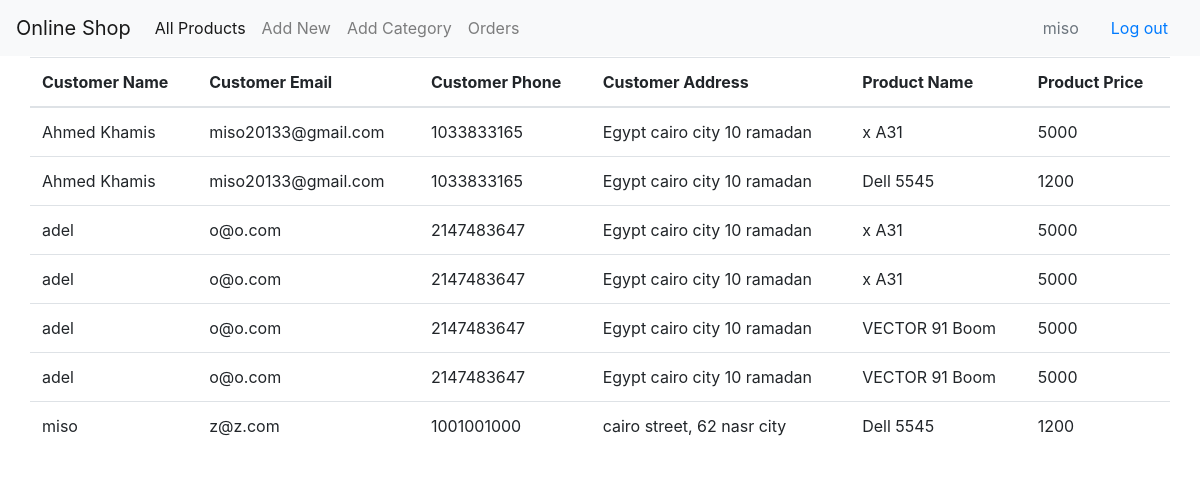
/orders.php (signed in), run on the app's committed database.
### tables this page shows
CREATE TABLE `details` (
  `id` int(11) NOT NULL,
  `order_id` int(11) NOT NULL,
  `product_id` int(11) NOT NULL,
  `pirceEach` int(11) NOT NULL
);

CREATE TABLE `orders` (
  `order_id` int(11) NOT NULL,
  `CustomerName` varchar(255) NOT NULL,
  `CustomerEmail` varchar(255) NOT NULL,
  `CustomerPhone` int(11) NOT NULL,
  `CustomerAddress` varchar(255) NOT NULL
);

CREATE TABLE `products` (
  `id` int(11) NOT NULL,
  `name` varchar(100) NOT NULL,
  `des` text NOT NULL,
  `img` varchar(100) NOT NULL,
  `price` double NOT NULL,
  `created_at` timestamp NOT NULL DEFAULT current_timestamp(),
  `cat_id` int(11) NOT NULL
);

### classes/MySql.php (called while the page is built)
<?php
class MySql{
    private $host='localhost' ;
    private $username='root' ;
    private $password='' ;
    private $dbname='shop' ;
    protected function connect(){
        $dsn='mysql:host='.$this->host.';dbname='.$this->dbname ;
        $conn=new PDO($dsn,$this->username,$this->password) ;
        $conn->setAttribute(PDO::ATTR_DEFAULT_FETCH_MODE,PDO::FETCH_ASSOC) ;
        return $conn ;
    }
}

### classes/Order.php (called while the page is built, shortened)
<?php
require_once 'MySql.php' ;
class Order extends MySql{
public function getAll(){
    $query='SELECT * FROM orders' ;
    $stmt=$this->connect()->prepare($query) ;
    $stmt->execute() ;
    while($result=$stmt->fetchAll()){
        return $result ;
    }
}
}

### classes/Orderdetails.php (called while the page is built, shortened)
<?php
require_once 'MySql.php' ;
class Orderdetails extends MySql{
public function getOne($product_id ){
    $sql="SELECT * FROM details WHERE order_id =:order_id" ;
    $stmt=$this->connect()->prepare($sql);
    $stmt->bindparam("order_id",$product_id ) ;
    $stmt->execute() ;
    while($result=$stmt->fetchAll()){
        return $result ;
    }
}
}

### classes/Products.php (called while the page is built, shortened)
<?php
require_once 'MySql.php' ;
class Products extends MySql{
public function getOne($id){
    $sql="SELECT * FROM products WHERE id =:id" ;
    $stmt=$this->connect()->prepare($sql);
    $stmt->bindparam("id",$id) ;
    $stmt->execute() ;
    $result=$stmt->fetch() ;
    if($result==null){
        echo "no data is found" ;
        die ;
    }else{
    return $result ;
    }
}
}

### orders.php (the view, shortened to what this page needs)
<?php include 'inc/header.php' ?>
<?php require_once 'classes/Products.php' ?>
<?php require_once 'classes/order.php' ?>
<?php require_once 'classes/Orderdetails.php' ?>
<div class="container">
  <div class="row">
    <table class="table">
      <div class="col-lg">
        <thead>
          <tr>
            <th scope="col">Customer Name</th>
            <th scope="col">Customer Email</th>
            <th scope="col">Customer Phone</th>
            <th scope="col">Customer Address</th>
            <th scope="col">Product Name</th>
            <th scope="col">Product Price</th>
          </tr>
        </thead>
        <tbody>
          <?php
           $orderDetails = new Orderdetails();
           $order = new Order();
           $orders = $order->getAll();
           $products = new Products();
           $id = [];
           foreach ($orders as $order) :
             array_push($id, $order['order_id']);
             $get = $orderDetails->getOne($order['order_id']);
             foreach ($get as $gets) :
               $one = $products->getOne($gets['product_id']);
           ?>
              <tr>
                <td><?php echo   $order['CustomerName'] ?></td>
                <td><?php echo   $order['CustomerEmail'] ?></td>
                <td><?php echo   $order['CustomerPhone'] ?></td>
                <td><?php echo   $order['CustomerAddress'] ?></td>
                <td><?php echo   $one['name'] ?></td>
                <td><?php echo   $gets['pirceEach'] ?></td>
              </tr>
            <?php endforeach; ?>
          <?php endforeach; ?>
    </table>
  </div>
</div>

### data on the page
details: order.CustomerName "Ahmed Khamis", order.CustomerEmail "miso20133@gmail.com", order.CustomerPhone "1033833165", order.CustomerAddress "Egypt cairo city 10 ramadan", product.name "x A31", pirceEach "5000"
details: order.CustomerName "Ahmed Khamis", order.CustomerEmail "miso20133@gmail.com", order.CustomerPhone "1033833165", order.CustomerAddress "Egypt cairo city 10 ramadan", product.name "Dell 5545", pirceEach "1200"
details: order.CustomerName "adel", order.CustomerEmail "o@o.com", order.CustomerPhone "2147483647", order.CustomerAddress "Egypt cairo city 10 ramadan", product.name "x A31", pirceEach "5000"
details: order.CustomerName "adel", order.CustomerEmail "o@o.com", order.CustomerPhone "2147483647", order.CustomerAddress "Egypt cairo city 10 ramadan", product.name "x A31", pirceEach "5000"
details: order.CustomerName "adel", order.CustomerEmail "o@o.com", order.CustomerPhone "2147483647", order.CustomerAddress "Egypt cairo city 10 ramadan", product.name "VECTOR 91 Boom", pirceEach "5000"
details: order.CustomerName "adel", order.CustomerEmail "o@o.com", order.CustomerPhone "2147483647", order.CustomerAddress "Egypt cairo city 10 ramadan", product.name "VECTOR 91 Boom", pirceEach "5000"
details: order.CustomerName "miso", order.CustomerEmail "z@z.com", order.CustomerPhone "1001001000", order.CustomerAddress "cairo street, 62 nasr city", product.name "Dell 5545", pirceEach "1200"

### other printed values
$_SESSION['username'] "miso"
